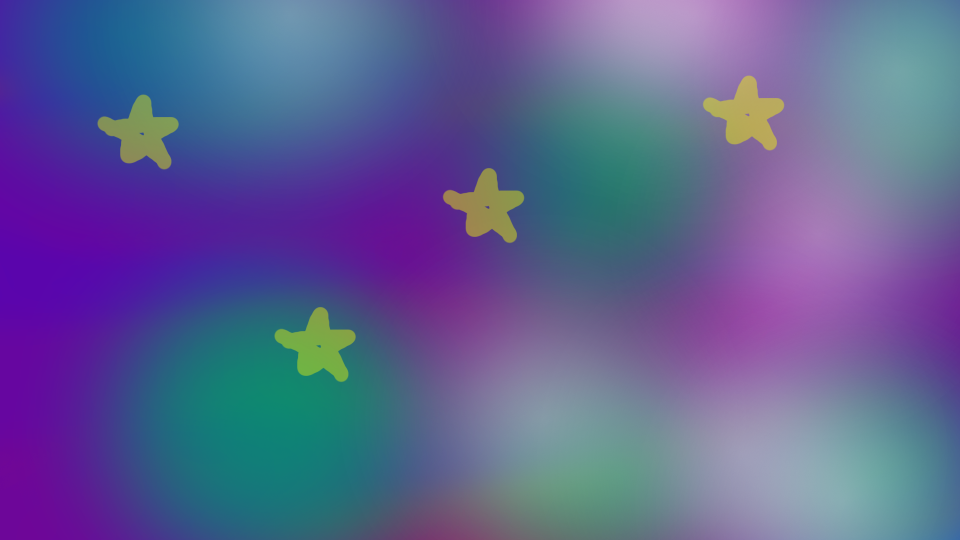
#> input picture 사진/multitouch/starMap.png, 1920 x 1080 px, found by its file name (shown at 1/2 size)
$ python mosaic_re.py
#> lines starting #> are read from the running program, lines starting #| are printed output that depends on the picture
import cv2
import numpy as np

def process_image_with_alpha_and_mosaic(image_path, output_path, mean=0, var=25):
#> called with mean = 0, var = 100
    image = cv2.imread(image_path, cv2.IMREAD_UNCHANGED)
#> image is the input picture: shape (1080, 1920, 4); mean B, G, R, A 147.1, 95.7, 94.3, 218
    if image is None:
        print("이미지를 로드할 수 없습니다.")
        return

    if image.shape[2] != 4:
        print("이미지에 알파 채널이 없습니다.")
        return

    rgb = image[:, :, :3]  # RGB 채널
    alpha = image[:, :, 3]  # 알파 채널
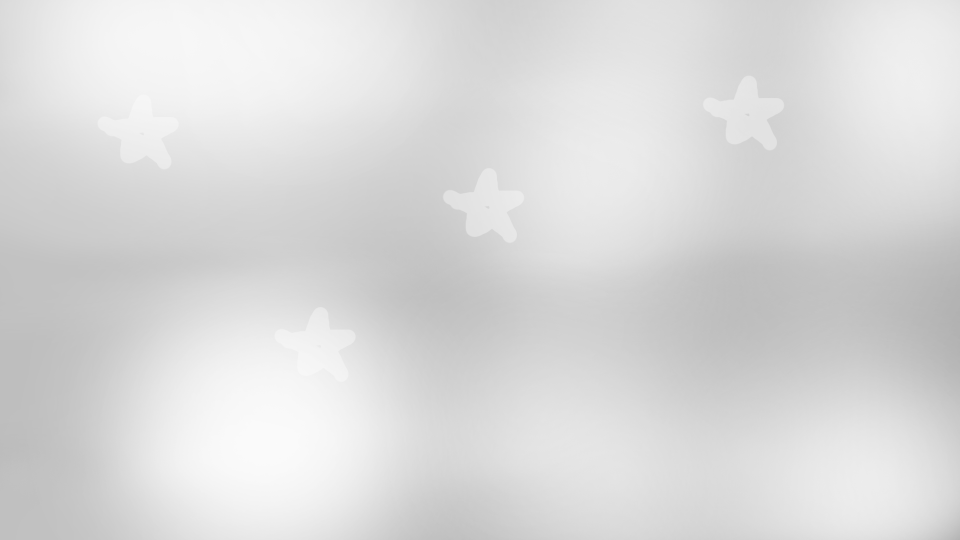
#> alpha: shape (1080, 1920) (shown at 1/2 size); min 177, max 251, mean 218

    # 모자이크 효과 적용
    downsampled = cv2.resize(rgb, (64, 64), interpolation=cv2.INTER_LINEAR)
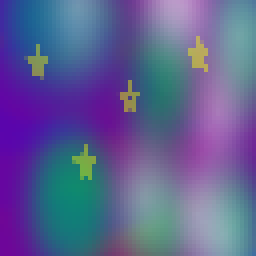
#> downsampled: shape (64, 64, 3) (shown 4 times larger); mean B, G, R 147.1, 95.6, 94.2
    mosaic_rgb = cv2.resize(downsampled, (rgb.shape[1], rgb.shape[0]), interpolation=cv2.INTER_NEAREST)

    # 노이즈 추가
    noise = np.random.normal(mean, var**0.5, mosaic_rgb.shape).astype(np.float32)
    noisy_rgb = mosaic_rgb.astype(np.float32) + noise
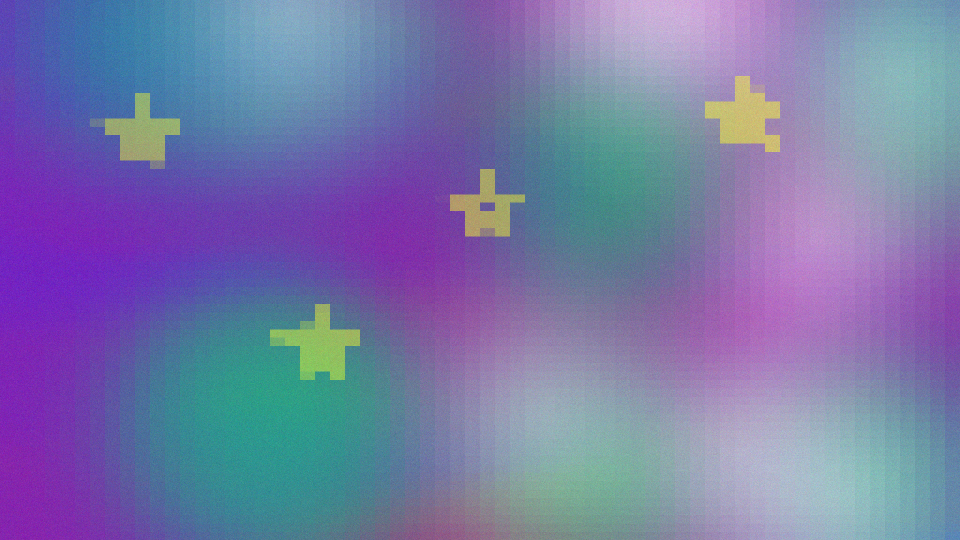
#> noisy_rgb: shape (1080, 1920, 3) float32 (shown at 1/2 size); mean B, G, R 147.1, 95.6, 94.2; drawn with min black and max white
    noisy_rgb = np.clip(noisy_rgb, 0, 255).astype(np.uint8)

    # 결과 이미지 생성
    result_image = cv2.merge((noisy_rgb, alpha))
    cv2.imwrite(output_path, result_image)
    print(f"결과 이미지가 저장되었습니다: {output_path}")

    # 결과 이미지 표시
    cv2.imshow("Result Image", result_image)
    cv2.waitKey(0)
    cv2.destroyAllWindows()

if __name__ == "__main__":
    input_image_path = "C:/Users/JSY/Desktop/multitouch/starMap.png"
    output_image_path = "C:/Users/JSY/Desktop/multitouch/stars_mosaic_noisy_alpha.png"
    process_image_with_alpha_and_mosaic(input_image_path, output_image_path, mean=0, var=100)
